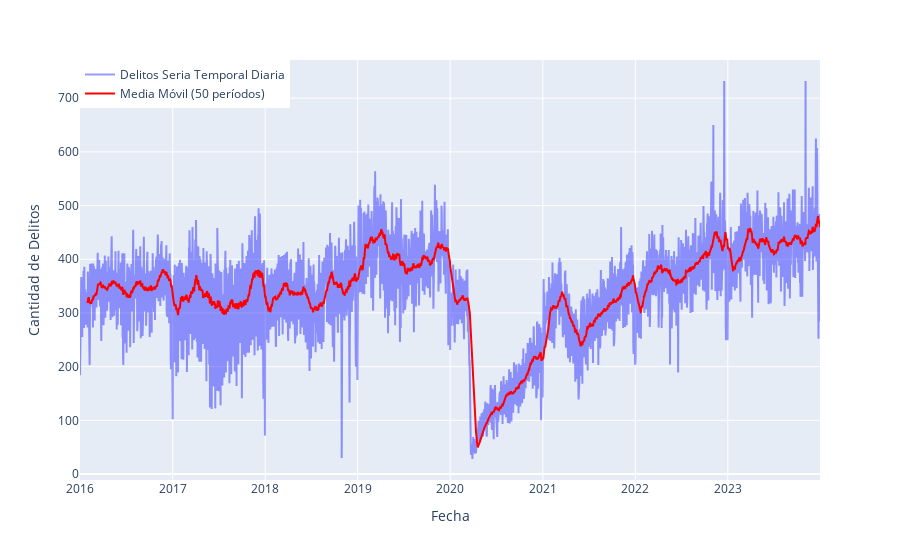

This figure's notebook cell:
### Code cell
fig = px.line()

# Calcular la media móvil de 10 periodos
ts['media_movil'] = ts['tipo_delito'].rolling(window=30).mean()

# Agregar la serie de tiempo con transparencia
fig.add_trace(go.Scatter(x=ts.index, y=ts['tipo_delito'], mode='lines', name='Delitos Seria Temporal Diaria',
                        line=dict(color='blue'), opacity=0.4))  # Color azul con transparencia

# Agregar la media móvil con un color distinguible
fig.add_trace(go.Scatter(x=ts.index, y=ts['media_movil'], mode='lines', name='Media Móvil (50 períodos)',
                         line=dict(color='red')))  # Color rojo


# Personalizar el diseño del gráfico
fig.update_layout(xaxis_title='Fecha', yaxis_title='Cantidad de Delitos',legend=dict(x=0, y=1))
fig.show()

### Figure 1 — Plotly figure (JSON) as saved in the notebook; plotly's stock layout.template omitted (floating-point values rounded to 4 significant figures; data arrays with more than 128 entries replaced by an {"elided": "..."} marker saying what was removed)
{"data": [{"hovertemplate": "<extra></extra>", "legendgroup": "", "line": {"color": "#636efa", "dash": "solid"}, "marker": {"symbol": "circle"}, "mode": "lines", "name": "", "orientation": "v", "showlegend": false, "type": "scatter", "xaxis": "x", "yaxis": "y"}, {"line": {"color": "blue"}, "mode": "lines", "name": "Delitos Seria Temporal Diaria", "opacity": 0.4, "type": "scatter", "x": {"elided": "2922 str values"}, "y": {"elided": "2922 int values"}}, {"line": {"color": "red"}, "mode": "lines", "name": "Media Móvil (50 períodos)", "type": "scatter", "x": {"elided": "2922 str values"}, "y": {"elided": "2922 float values"}}], "layout": {"legend": {"tracegroupgap": 0, "x": 0, "y": 1}, "margin": {"t": 60}, "xaxis": {"anchor": "y", "domain": [0, 1], "title": {"text": "Fecha"}}, "yaxis": {"anchor": "x", "domain": [0, 1], "title": {"text": "Cantidad de Delitos"}}}}
